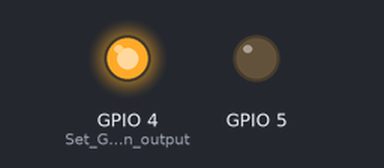
This program was run on a simulated ESP32-S3. On the bench: output pins drawn as LEDs (lit = HIGH). What the program prints to the serial monitor is not drawn.

Above: at 0.05 s.
At 2.0 s:
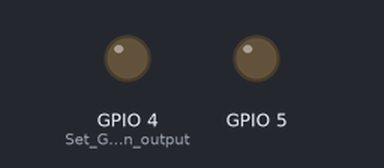
At 7.6 s:
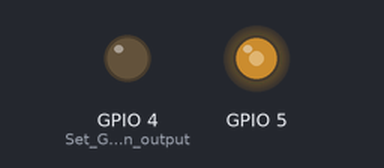
At 13.25 s:
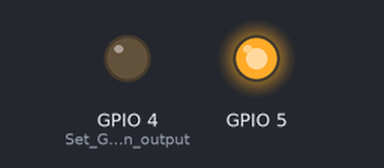
Timing chart, 0 to 17.3 s (numbered marks = the images above):
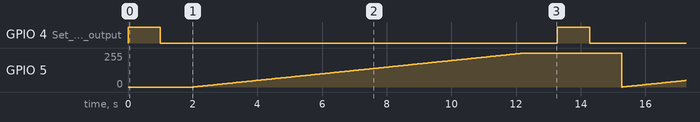

Measured:
- by itself, GPIO 4 (Set_GPIO_4_as_an_output): alternates HIGH for 1.0 s and LOW for 12.3 s
- by itself, GPIO 5: ramps from 0/255 to 255/255 and jumps back, once every 13.3 s

The program:

main.cpp
```cpp
/*
digitalWrite led on
Serial monitor
AnalogWrite PWM

*/

#include <Arduino.h>
#include "driver/gpio.h"

void setup()
{
    // Initialize serial communication
    Serial.begin(115200);

    // arduino pin config
    //pinMode(4, OUTPUT); // Set GPIO 4 as an output

    // esp pwm pin config
    ledcSetup(0, 25000, 10);
    ledcAttachPin(GPIO_NUM_5, 0);

    // stop code run without serial
    while (!Serial){

    }
    printf("Setup complete!\n");
}

void loop()
{
    // Main code here - runs repeatedly

    // esp pin config 1 (single pin)
    gpio_pad_select_gpio(GPIO_NUM_4);
    gpio_set_direction(GPIO_NUM_4,GPIO_MODE_OUTPUT);//pinMode
    // serial print in esp
    printf("LED on\n");
    gpio_set_level(GPIO_NUM_4,1); // Turn on the LED connected to GPIO 4
    delay(1000);           // Wait for 1 second

    printf("LED off\n");

    gpio_set_level(GPIO_NUM_4,0); // digitalWrite(pin)
    delay(1000);                   // Wait for 1 second

    printf("LED PWM on\n");
    for (int i = 0; i < 1024; i++)
    {
        printf("%i\n",i);
        ledcWrite(0, i); // analogWrite in esp
        delay(10);
    }
    delay(1000);
}
```
